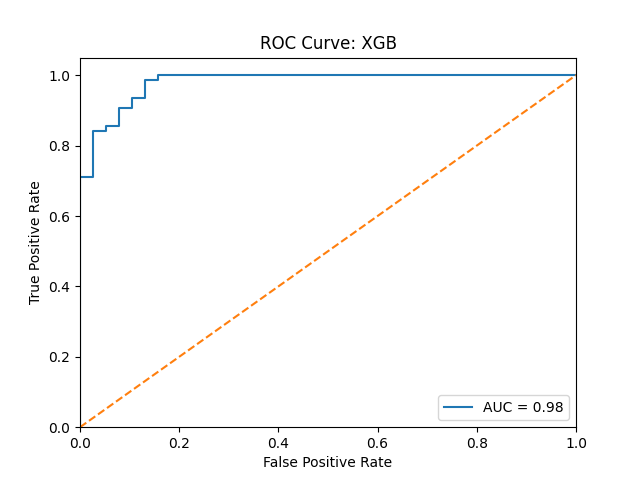

This figure's Python source:
from sklearn.model_selection import train_test_split
from sklearn.metrics import roc_curve, roc_auc_score
from sklearn.datasets import load_breast_cancer

import matplotlib.pyplot as plt

from xgboost import XGBRegressor

import numpy as np


SEED = 777

d = load_breast_cancer()
X = d.data
y = d.target

print("Data shape:", X.shape)
print("Target shape:", y.shape)

X_train, X_test, y_train, y_test = train_test_split(
    X, y, test_size=0.2, random_state=SEED
)

model = XGBRegressor()
model.fit(X_train, y_train)

y_binary = np.where(y_test > np.mean(y_test), 1, 0)
y_pred_proba = model.predict(X_test)

fpr, tpr, thresholds = roc_curve(y_binary, y_pred_proba)
auc = roc_auc_score(y_binary, y_pred_proba)

plt.plot(fpr, tpr, label=f'AUC = {auc:.2f}')
plt.plot([0, 1], [0, 1], linestyle='--')
plt.xlim([0, 1])
plt.ylim([0, 1.05])
plt.xlabel('False Positive Rate')
plt.ylabel('True Positive Rate')
plt.title('ROC Curve')
plt.legend(loc='lower right')
plt.savefig('xgb.png')

print(f'Model AUC: {auc:.2f}')
